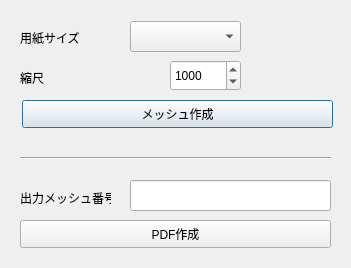
<?xml version="1.0" encoding="UTF-8"?>
<ui version="4.0">
 <class>MeshPrintDialogBase</class>
 <widget class="QDialog" name="MeshPrintDialogBase">
  <property name="geometry">
   <rect>
    <x>0</x>
    <y>0</y>
    <width>351</width>
    <height>268</height>
   </rect>
  </property>
  <property name="windowTitle">
   <string>メッシュ印刷</string>
  </property>
  <widget class="QLabel" name="label">
   <property name="geometry">
    <rect>
     <x>20</x>
     <y>30</y>
     <width>71</width>
     <height>16</height>
    </rect>
   </property>
   <property name="font">
    <font>
     <pointsize>9</pointsize>
     <weight>50</weight>
     <bold>false</bold>
    </font>
   </property>
   <property name="text">
    <string>用紙サイズ</string>
   </property>
  </widget>
  <widget class="QLabel" name="label_2">
   <property name="geometry">
    <rect>
     <x>20</x>
     <y>70</y>
     <width>62</width>
     <height>15</height>
    </rect>
   </property>
   <property name="font">
    <font>
     <weight>50</weight>
     <bold>false</bold>
    </font>
   </property>
   <property name="text">
    <string>縮尺</string>
   </property>
  </widget>
  <widget class="QLabel" name="label_3">
   <property name="geometry">
    <rect>
     <x>20</x>
     <y>190</y>
     <width>91</width>
     <height>16</height>
    </rect>
   </property>
   <property name="font">
    <font>
     <weight>50</weight>
     <bold>false</bold>
    </font>
   </property>
   <property name="text">
    <string>出力メッシュ番号</string>
   </property>
  </widget>
  <widget class="QComboBox" name="cmb_papers">
   <property name="geometry">
    <rect>
     <x>130</x>
     <y>21</y>
     <width>111</width>
     <height>31</height>
    </rect>
   </property>
  </widget>
  <widget class="QPushButton" name="btn_create_mesh">
   <property name="geometry">
    <rect>
     <x>22</x>
     <y>100</y>
     <width>311</width>
     <height>28</height>
    </rect>
   </property>
   <property name="font">
    <font>
     <weight>50</weight>
     <bold>false</bold>
    </font>
   </property>
   <property name="text">
    <string>メッシュ作成</string>
   </property>
  </widget>
  <widget class="QPushButton" name="btn_pdf_out">
   <property name="geometry">
    <rect>
     <x>20</x>
     <y>220</y>
     <width>311</width>
     <height>28</height>
    </rect>
   </property>
   <property name="text">
    <string>PDF作成</string>
   </property>
  </widget>
  <widget class="QLineEdit" name="out_mesh_number">
   <property name="geometry">
    <rect>
     <x>130</x>
     <y>180</y>
     <width>201</width>
     <height>31</height>
    </rect>
   </property>
  </widget>
  <widget class="Line" name="line">
   <property name="geometry">
    <rect>
     <x>20</x>
     <y>150</y>
     <width>311</width>
     <height>16</height>
    </rect>
   </property>
   <property name="orientation">
    <enum>Qt::Horizontal</enum>
   </property>
  </widget>
  <widget class="QSpinBox" name="spn_zoom_level">
   <property name="geometry">
    <rect>
     <x>170</x>
     <y>60</y>
     <width>71</width>
     <height>31</height>
    </rect>
   </property>
   <property name="minimum">
    <number>1</number>
   </property>
   <property name="maximum">
    <number>999999</number>
   </property>
   <property name="singleStep">
    <number>100</number>
   </property>
   <property name="value">
    <number>1000</number>
   </property>
  </widget>
 </widget>
 <resources/>
 <connections/>
</ui>
